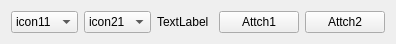
<?xml version="1.0" encoding="UTF-8"?>
<ui version="4.0">
 <class>NodeWidget</class>
 <widget class="QWidget" name="NodeWidget">
  <property name="geometry">
   <rect>
    <x>0</x>
    <y>0</y>
    <width>396</width>
    <height>43</height>
   </rect>
  </property>
  <property name="sizePolicy">
   <sizepolicy hsizetype="Preferred" vsizetype="Preferred">
    <horstretch>1</horstretch>
    <verstretch>1</verstretch>
   </sizepolicy>
  </property>
  <property name="windowTitle">
   <string>NodeForm</string>
  </property>
  <layout class="QHBoxLayout" name="horizontalLayout_3">
   <item>
    <layout class="QHBoxLayout" name="markerHorizontalLayout">
     <property name="sizeConstraint">
      <enum>QLayout::SetMaximumSize</enum>
     </property>
     <item>
      <widget class="QComboBox" name="maker1">
       <property name="currentText">
        <string>icon11</string>
       </property>
       <property name="currentIndex">
        <number>0</number>
       </property>
       <item>
        <property name="text">
         <string>icon11</string>
        </property>
        <property name="icon">
         <iconset resource="diagramscene.qrc">
          <normaloff>:/images/attachment.png</normaloff>:/images/attachment.png</iconset>
        </property>
       </item>
       <item>
        <property name="text">
         <string>icon12</string>
        </property>
        <property name="icon">
         <iconset resource="diagramscene.qrc">
          <normaloff>:/images/delete.png</normaloff>:/images/delete.png</iconset>
        </property>
       </item>
      </widget>
     </item>
     <item>
      <widget class="QComboBox" name="maker2">
       <property name="currentText">
        <string>icon21</string>
       </property>
       <property name="currentIndex">
        <number>0</number>
       </property>
       <item>
        <property name="text">
         <string>icon21</string>
        </property>
        <property name="icon">
         <iconset resource="diagramscene.qrc">
          <normaloff>:/images/bold.png</normaloff>:/images/bold.png</iconset>
        </property>
       </item>
       <item>
        <property name="text">
         <string>icon22</string>
        </property>
        <property name="icon">
         <iconset resource="diagramscene.qrc">
          <normaloff>:/images/underline.png</normaloff>:/images/underline.png</iconset>
        </property>
       </item>
      </widget>
     </item>
    </layout>
   </item>
   <item>
    <widget class="QLabel" name="label">
     <property name="sizePolicy">
      <sizepolicy hsizetype="Preferred" vsizetype="Preferred">
       <horstretch>1</horstretch>
       <verstretch>1</verstretch>
      </sizepolicy>
     </property>
     <property name="frameShape">
      <enum>QFrame::NoFrame</enum>
     </property>
     <property name="text">
      <string>TextLabel</string>
     </property>
    </widget>
   </item>
   <item>
    <layout class="QHBoxLayout" name="attachmentHorizontalLayout">
     <property name="sizeConstraint">
      <enum>QLayout::SetMaximumSize</enum>
     </property>
     <item>
      <widget class="QPushButton" name="attachment1">
       <property name="text">
        <string>Attch1</string>
       </property>
      </widget>
     </item>
     <item>
      <widget class="QPushButton" name="attachment2">
       <property name="text">
        <string>Attch2</string>
       </property>
      </widget>
     </item>
    </layout>
   </item>
  </layout>
 </widget>
 <resources>
  <include location="diagramscene.qrc"/>
 </resources>
 <connections/>
</ui>
